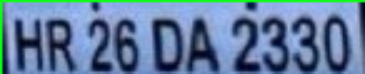
#> input picture cropped.png, 365 x 74 px
$ python recognize_cropped.py
#> lines starting #> are read from the running program, lines starting #| are printed output that depends on the picture; after the words box and inside, x2 and y2 are one past the last pixel; in counts of white or black regions, pixels touching at a corner belong together
import cv2
import numpy as np
import glob
import random
import imutils
import pytesseract
from PIL import Image


crp = cv2.imread("cropped.png")
#> crp is the input picture: shape (74, 365, 3); mean B, G, R 157.2, 125.4, 96.5
crp = cv2.resize(crp, None, fx=0.5, fy=0.35)
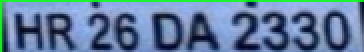
#> crp: shape (26, 182, 3) (shown 2 times larger); mean B, G, R 156.9, 125.7, 96.1

#Gray scalling cropped.png
gray = cv2.cvtColor(crp,cv2.COLOR_BGR2GRAY)
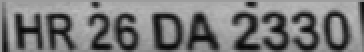
#> gray: shape (26, 182) (shown 2 times larger); min 6, max 188, mean 120.4

#converting gray scale image to binary
adaptive_threshold = cv2.adaptiveThreshold(gray, 255, cv2.ADAPTIVE_THRESH_GAUSSIAN_C, cv2.THRESH_BINARY, 85, 0)
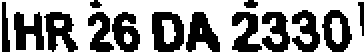
#> adaptive_threshold: shape (26, 182) (shown 2 times larger); 58.4% white; 14 black regions (1 under 20 px)

#drawing contours
count,_ = cv2.findContours(adaptive_threshold,cv2.RETR_EXTERNAL,cv2.CHAIN_APPROX_NONE)
#> count = 8 contours, 3 with area under 20; largest, box (x1, y1, x2, y2) and area: (0, 0, 182, 26) 2251, (81, 10, 88, 22) 45, (165, 9, 171, 22) 45, (27, 18, 34, 26) 24, (96, 21, 106, 26) 22
count_img = cv2.drawContours(adaptive_threshold,count,-1,255,2)
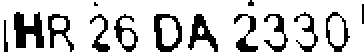
#> count_img: shape (26, 182) (shown 2 times larger); 79% white; 14 black regions (3 under 20 px), largest, box (x1, y1, x2, y2) and area: (7, 6, 22, 24) 171, (77, 7, 91, 26) 124, (94, 7, 109, 26) 120

# count_img = adaptive_threshold
c  = max(count, key = cv2.contourArea)
#> c = contour of 928 points, box (x1, y1, x2, y2) (0, 0, 182, 26), area 2251

#coordinates and dimensions of rectanagular bounding box
x,y,w,h = cv2.boundingRect(c)
#> x = 0; y = 0; w = 182; h = 26
print(" height and width of image are "+str(h-2)+" and "+str(w-2)+" respectively")
#|  height and width of image are 24 and 180 respectively

#cropping boundries
gray = gray[y+1:y+h-1,x+1:x+w-1]
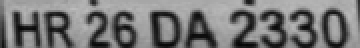
#> gray: shape (24, 180) (shown 2 times larger); min 6, max 188, mean 118.9

config = "--psm 3"
#> (the run stopped early here; a loop or call above may not have finished)
